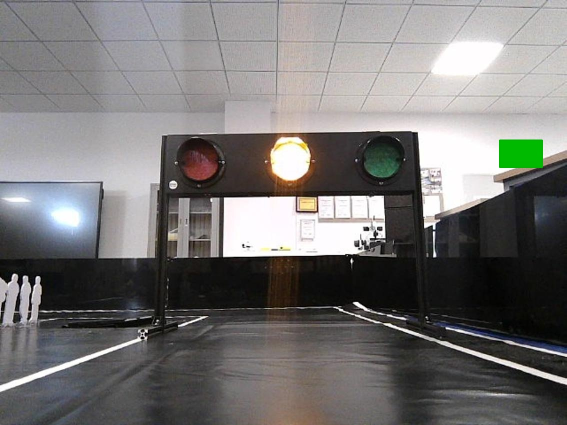
#> input picture Software_C3/源码/augmented/green_sign/RGBlight10_YELLOW_green_sign.jpg, 1133 x 850 px, given as the content of the folder input, which was not available (shown at 1/2 size)
$ python augment.py
#> lines starting #> are read from the running program, lines starting #| are printed output that depends on the picture; pictures that were not available may be replaced by others from this repository, and a replacement may not be noted
"""
augment.py
===========
为红绿灯识别任务构建受干扰数据集，验证算法鲁棒性。

干扰类型：
  1. 阳光反光   —— 在灯箱区域叠加高强度高斯光斑
  2. 夜晚灯光   —— 降低整体亮度 + 添加随机高斯噪点
  3. 红色车尾灯误检 —— 在灯箱左侧添加红色圆形色块
  4. 绿色广告牌误检 —— 在灯箱右侧添加绿色矩形色块
  5. 摄像头抖动   —— 对整图做随机仿射变换（平移 + 微小旋转）

输出目录结构：
  augmented/
    sunlight/      ← 阳光反光
    night/         ← 夜晚灯光
    red_car/       ← 红色车尾灯
    green_sign/    ← 绿色广告牌
    jitter/        ← 摄像头抖动
    mixed/         ← 多种干扰叠加

每张增强图文件名格式：原文件名_干扰类型.jpg
"""

import cv2
import numpy as np
import glob
import os
import random

# ================= 路径配置 =================
INPUT_DIR ="input"
AUG_DIR = "augmented"
os.makedirs(AUG_DIR, exist_ok=True)

# 子目录
SUB = {
    "sunlight":  "sunlight",
    "night":     "night",
    "red_car":   "red_car",
    "green_sign":"green_sign",
    "jitter":    "jitter",
    "mixed":     "mixed",
}
for s in SUB.values():
    os.makedirs(os.path.join(AUG_DIR, s), exist_ok=True)

# ROI（与主程序一致）
ROI = (328, 270, 508, 114)

# 随机种子（保证可复现）
random.seed(42)
np.random.seed(42)

# ================= 工具函数 =================
def load_images(folder):
    paths = sorted(glob.glob(os.path.join(folder, "*.*")))
    return [p for p in paths if p.lower().endswith(('.png','.jpg','.jpeg','.bmp'))]

def get_roi(img):
    x, y, w, h = ROI
    x = max(0, min(x, img.shape[1]-1))
    y = max(0, min(y, img.shape[0]-1))
    w = min(w, img.shape[1] - x)
    h = min(h, img.shape[0] - y)
    return img[y:y+h, x:x+w].copy(), (x, y, w, h)

def paste_back(img, roi_img, box):
    x, y, w, h = box
    img[y:y+h, x:x+w] = roi_img
    return img

# ================= 1. 阳光反光 =================
def add_sunlight(img):
    """在灯箱区域叠加1~3个高强度高斯光斑，模拟阳光直射反光"""
    result = img.copy()
    roi, box = get_roi(result)
    rx, ry, rw, rh = box

    n_spots = random.randint(1, 3)
    overlay = roi.copy()
    for _ in range(n_spots):
        cx = random.randint(rw//4, 3*rw//4)
        cy = random.randint(rh//4, 3*rh//4)
        radius = random.randint(15, 45)
        # 光斑中心亮度 240~255
        brightness = random.randint(240, 255)
        cv2.circle(overlay, (cx, cy), radius, (brightness, brightness, brightness), -1)
        # 外圈柔光
        cv2.circle(overlay, (cx, cy), radius*2, (brightness//2, brightness//2, brightness//2), -1)

    # 混合
    blended = cv2.addWeighted(roi, 0.6, overlay, 0.4, 0)
    paste_back(result, blended, box)
    return result

# ================= 2. 夜晚灯光 =================
def add_night(img):
    """整体亮度降低 + 随机高斯噪点，模拟夜间低照度"""
    # 降低亮度到 25%~45%
    factor = random.uniform(0.25, 0.45)
    dark = (img.astype(np.float32) * factor).clip(0, 255).astype(np.uint8)

    # 添加高斯噪点
    noise = np.random.normal(0, random.randint(8, 18), dark.shape).astype(np.float32)
    noisy = (dark.astype(np.float32) + noise).clip(0, 255).astype(np.uint8)

    # 轻微模糊（模拟夜间镜头散焦）
    blurred = cv2.GaussianBlur(noisy, (3,3), 0)
    return blurred

# ================= 3. 红色车尾灯误检 =================
def add_red_tail_light(img):
    """在灯箱左侧外部区域添加红色圆形色块，模拟车尾灯"""
    result = img.copy()
    h, w = result.shape[:2]

    # 在灯箱左侧 50~200 像素范围内随机放 1~2 个红圆
    n = random.randint(1, 2)
    for _ in range(n):
        cx = random.randint(max(0, ROI[0]-200), max(1, ROI[0]-50))
        cy = random.randint(ROI[1], ROI[1]+ROI[3])
        r  = random.randint(8, 20)
        color = (0, 0, random.randint(200, 255))  # 纯红 BGR
        cv2.circle(result, (cx, cy), r, color, -1)
        # 加一点光晕
        cv2.circle(result, (cx, cy), r+4, (0, 0, 180), 2)
    return result

# ================= 4. 绿色广告牌误检 =================
def add_green_sign(img):
    """在灯箱右侧外部区域添加绿色矩形，模拟广告牌"""
    result = img.copy()
    h, w = result.shape[:2]

    n = random.randint(1, 2)
    for _ in range(n):
        # 灯箱右侧
        rx = random.randint(ROI[0]+ROI[2]+20, min(w-60, ROI[0]+ROI[2]+200))
        ry = random.randint(max(0, ROI[1]-40), ROI[1]+ROI[3])
        rw = random.randint(40, 100)
        rh = random.randint(20, 60)
        color = (0, random.randint(160, 220), 0)  # 绿色 BGR
        cv2.rectangle(result, (rx, ry), (rx+rw, ry+rh), color, -1)
        # 边框
        cv2.rectangle(result, (rx, ry), (rx+rw, ry+rh), (0, 180, 0), 2)
    return result

# ================= 5. 摄像头抖动 =================
def add_jitter(img):
    """随机仿射变换：平移 + 微小旋转 + 轻微缩放"""
    h, w = img.shape[:2]
    center = (w//2, h//2)

    # 平移 -15 ~ +15 像素
    tx = random.randint(-15, 15)
    ty = random.randint(-10, 10)
    # 旋转 -4° ~ +4°
    angle = random.uniform(-4, 4)
    # 缩放 0.95 ~ 1.05
    scale = random.uniform(0.95, 1.05)

    M = cv2.getRotationMatrix2D(center, angle, scale)
    M[0,2] += tx
    M[1,2] += ty

    jittered = cv2.warpAffine(img, M, (w, h),
                               flags=cv2.INTER_LINEAR,
                               borderMode=cv2.BORDER_CONSTANT,
                               borderValue=(128,128,128))
    return jittered

# ================= 6. 混合干扰 =================
def add_mixed(img):
    """叠加多种干扰：夜晚 + 反光 + 抖动"""
    img = add_night(img)
    img = add_sunlight(img)
    img = add_jitter(img)
    return img

# ================= 主函数 =================
def main():
    images = load_images(INPUT_DIR)
    if not images:
        print(f"❌ {INPUT_DIR} 中未找到图片")
        return

    print(f"找到 {len(images)} 张原始图片\n")

    augmenters = [
        ("sunlight",   add_sunlight,   "阳光反光"),
        ("night",      add_night,      "夜晚灯光"),
        ("red_car",    add_red_tail_light, "红色车尾灯"),
        ("green_sign", add_green_sign, "绿色广告牌"),
        ("jitter",     add_jitter,     "摄像头抖动"),
        ("mixed",      add_mixed,      "混合干扰"),
    ]

    for path in images:
        base = os.path.basename(path)
        name, ext = os.path.splitext(base)
        img = cv2.imread(path)
#> img is the input picture: shape (850, 1133, 3); mean B, G, R 117.3, 118.1, 119.8
        if img is None:
            print(f"  ❌ 无法读取 {base}")
            continue

        for tag, func, desc in augmenters:
            augmented = func(img)
            out_name = f"{name}_{tag}{ext}"
            out_path = os.path.join(AUG_DIR, tag, out_name)
            cv2.imwrite(out_path, augmented)
            print(f"  ✅ {desc:10s} → {out_path}")
#> this loop made 6 passes
#> pass 1, in add_sunlight, `roi, box = get_roi(result)`:
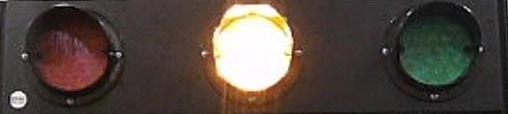
#> roi: shape (114, 508, 3); mean B, G, R 64.4, 71.1, 81.6
#> pass 1, in add_sunlight, `blended = cv2.addWeighted(roi, 0.6, overlay, 0.4, 0)`:
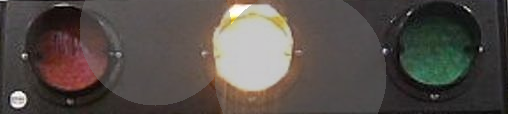
#> blended: shape (114, 508, 3); mean B, G, R 73.4, 78.1, 85.2
#> pass 1, in main, `augmented = func(img)`:
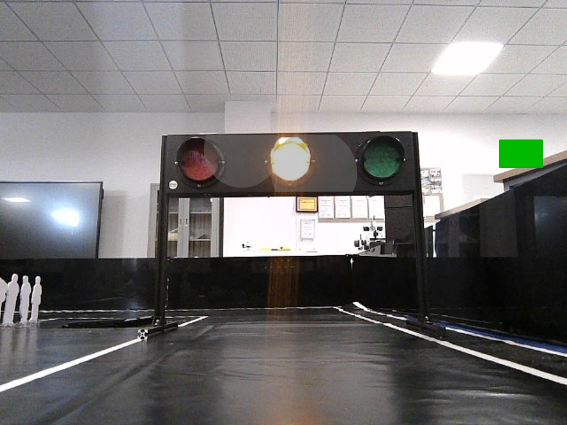
#> augmented: shape (850, 1133, 3) (shown at 1/2 size); mean B, G, R 117.8, 118.6, 120
#> pass 2, in add_night, `dark = (img.astype(np.float32) * factor).clip(0, 255).astype(np.uint8)`:
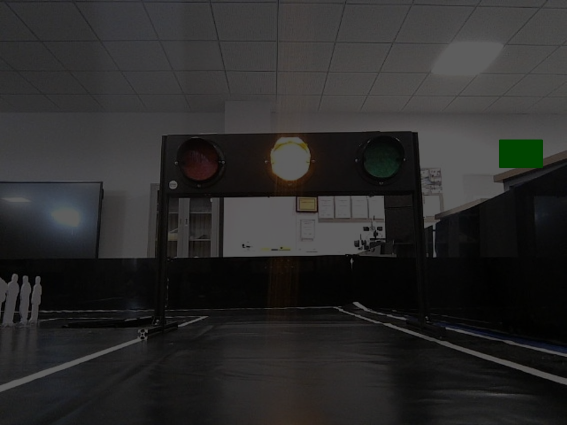
#> dark: shape (850, 1133, 3) (shown at 1/2 size); mean B, G, R 42.7, 43, 43.6

    print("\n🎉 数据增强完成！")
    print(f"共生成 {len(images) * len(augmenters)} 张干扰图片")
    print(f"输出目录: {AUG_DIR}/")
#| 输出目录: augmented/

if __name__ == "__main__":
    main()

$ run again, on Software_C3/源码/augmented/jitter/RGBlight1_OFF_jitter.jpg
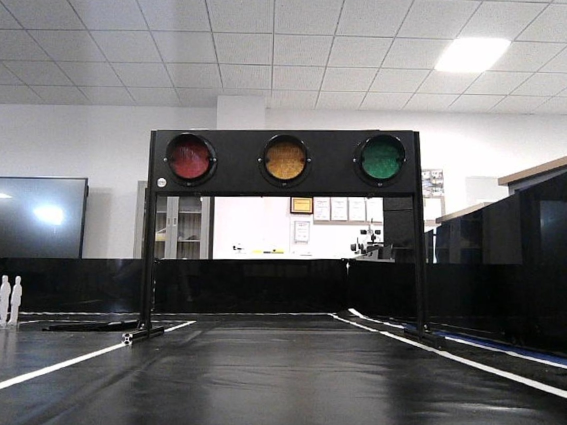
#> input picture Software_C3/源码/augmented/jitter/RGBlight1_OFF_jitter.jpg, 1133 x 850 px, given as the content of the folder input, which was not available (shown at 1/2 size)
#> in main, img is the input picture: shape (850, 1133, 3); mean B, G, R 116.5, 115.5, 116.1
#> the loop in main, `for tag, func, desc in augmenters:` made 6 passes
#> pass 1, in add_sunlight, `blended = cv2.addWeighted(roi, 0.6, overlay, 0.4, 0)`:
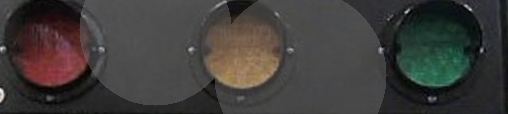
#> blended: shape (114, 508, 3); mean B, G, R 58.9, 60.9, 63.5
#> pass 2, in add_night, `dark = (img.astype(np.float32) * factor).clip(0, 255).astype(np.uint8)`:
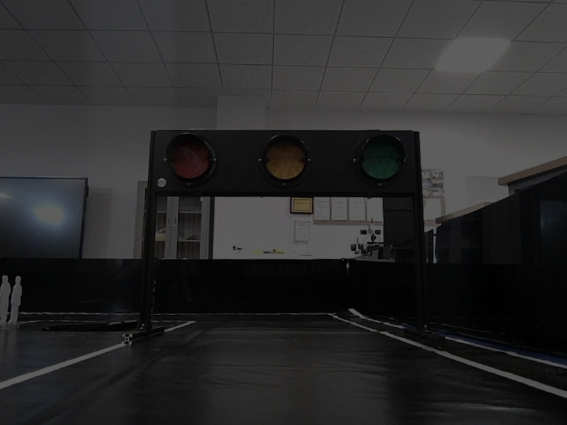
#> dark: shape (850, 1133, 3) (shown at 1/2 size); mean B, G, R 42.4, 42, 42.2
#| 输出目录: augmented/
